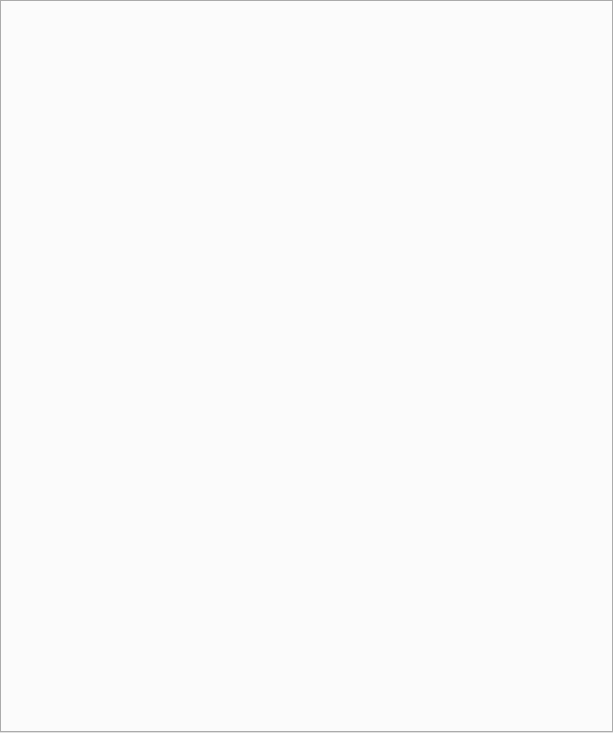
<?xml version="1.0" encoding="UTF-8"?>
<ui version="4.0">
    <class>pilot_tab_widget</class>
    <widget class="QWidget" name="pilot_tab_widget">
        <property name="geometry">
            <rect>
                <x>0</x>
                <y>0</y>
                <width>613</width>
                <height>733</height>
            </rect>
        </property>
        <property name="windowTitle">
            <string>Form</string>
        </property>
        <layout class="QGridLayout" name="gridLayout">
            <property name="leftMargin">
                <number>0</number>
            </property>
            <property name="topMargin">
                <number>0</number>
            </property>
            <property name="rightMargin">
                <number>0</number>
            </property>
            <property name="bottomMargin">
                <number>0</number>
            </property>
            <item row="0" column="0">
                <widget class="QTabWidget" name="pilot_tabs">
                    <property name="tabBarAutoHide">
                        <bool>false</bool>
                    </property>
                </widget>
            </item>
        </layout>
    </widget>
    <resources/>
    <connections/>
</ui>
